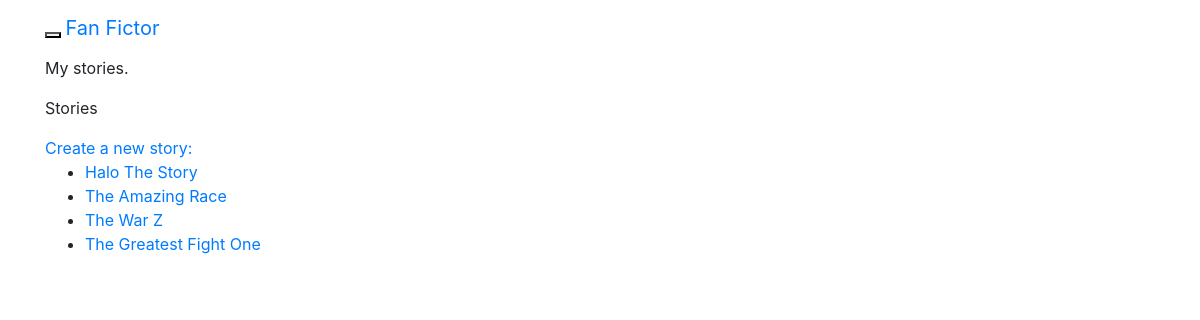
/users/mystories/ (signed in), run on an earlier commit of the app's database.
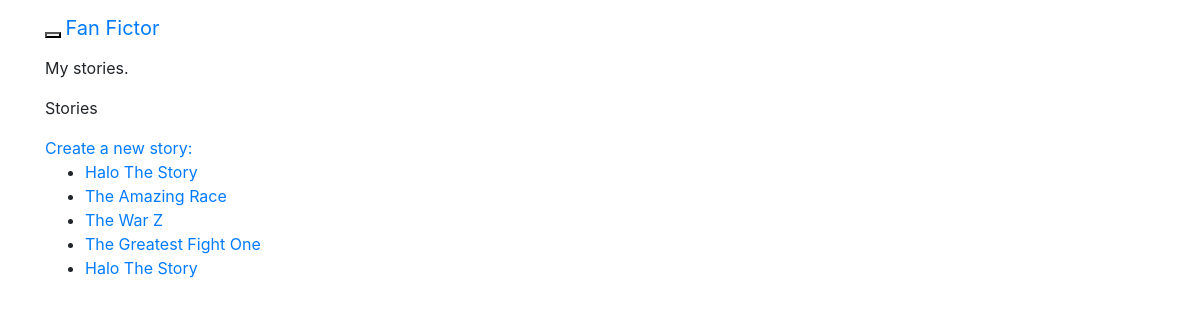
And on a later commit of the database.
### fan_fictions/models.py (models this page shows)
class Story(models.Model):
    author = models.ForeignKey(User, on_delete=models.CASCADE)
    public = models.BooleanField(default=True)
    title = models.CharField(max_length=50)
    date_added = models.DateTimeField(auto_now_add=True)
    class Meta:
        verbose_name_plural = 'stories'
    def __str__(self):
        return self.title

### users/views.py (the view)
# urls.py: path('mystories/', views.my_stories, name='my_stories'),
@login_required
def my_stories(request):
    stories = request.user.story_set.order_by('date_added')
    context = {'stories': stories}
    return render(request, 'fan_fictions/my_stories.html', context)

### fan_fictions/templates/fan_fictions/my_stories.html
{% extends "fan_fictions/base.html" %}
{% block content %}
<p>My stories.</p>
<p>Stories</p>
<a href="{% url 'fan_fictions:new_story' %}">Create a new story:</a>
<ul>
    {% for story in stories %}
        <li>
            <a href="{% url 'fan_fictions:story' story.id %}">{{story}}</a>
        </li>
    {% empty %}
        <li>No stories have been added yet.</li>
    {% endfor %}
</ul>
{% endblock content %}

What changed in the data, as far as the page shows it:
added Story: title "Halo The Story"
